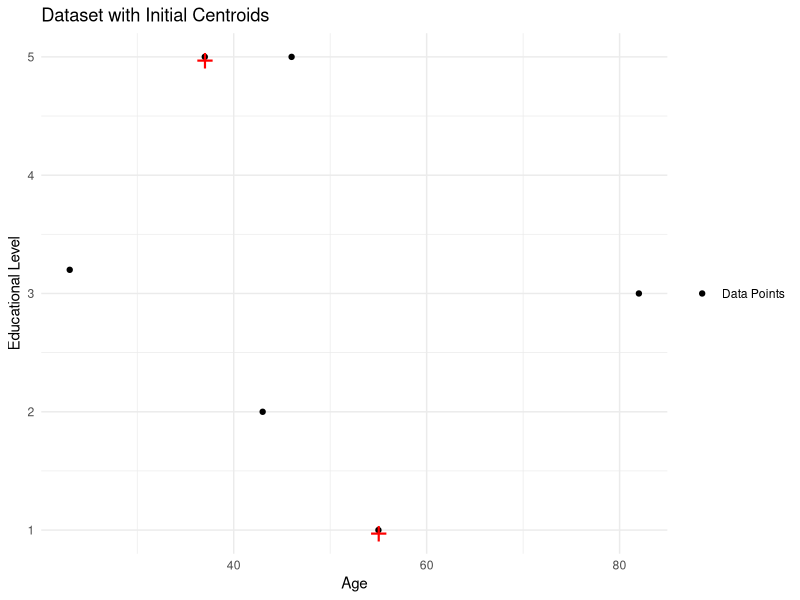
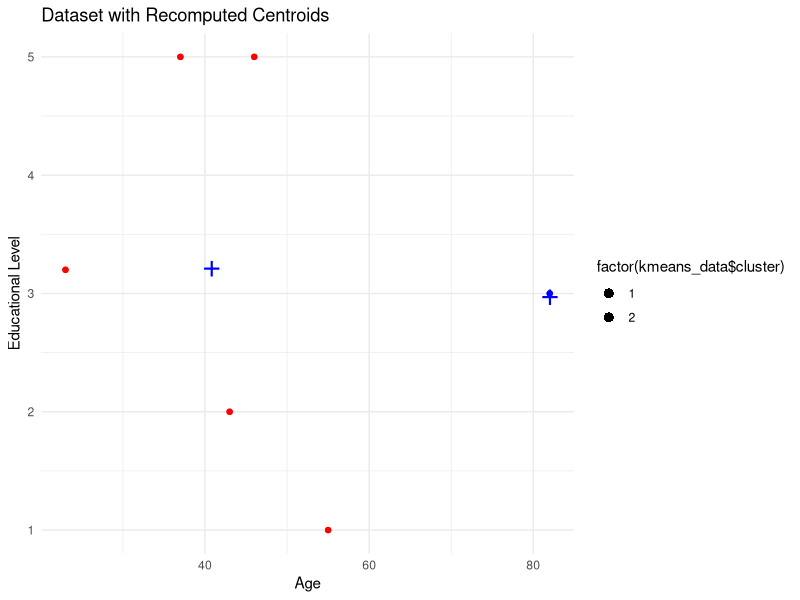

Generate these figures, in order, with R:
# Load required libraries
library(ggplot2)
library(dplyr)

# Sample data
data <- data.frame(
  Name = c("Andrew (A)", "Bernhard (B)", "Carolina (C)", "Dennis (D)", "Eve (E)", "Fred (F)"),
  Age = c(55, 43, 37, 82, 23, 46),
  Educational_Level = c(1, 2, 5, 3, 3.2, 5)
)

# Define initial centroids (Andrew and Carolina)
initial_centroids <- data.frame(
  Name = c("Andrew (A)", "Carolina (C)"),
  Age = c(55, 37),
  Educational_Level = c(1, 5)
)

# Create a dummy dataframe for legend
legend_df <- rbind(
  data %>% mutate(Type = "Data Points"),
  initial_centroids %>% mutate(Type = "Centroids")
)

# Plot dataset with initial centroids
plot1 <- ggplot(data, aes(x=Age, y=Educational_Level)) +
  geom_point(aes(color='Data Points')) +  # Specify color inside aes() function
  geom_point(data=initial_centroids, aes(shape='Centroids'), color='red', size=5, show.legend = "legend_only") +
  geom_text(data=initial_centroids, aes(label = "+"), color='red', size=8, vjust=0.5, hjust=0.5) +  # Add plus sign
  labs(x="Age", y="Educational Level", title="Dataset with Initial Centroids") + 
  scale_color_manual(values=c("black", "red"), guide=guide_legend(title=NULL)) +  # Set custom colors and remove legend title
  scale_shape_manual(values=c(NA, NA), guide=guide_legend(title=NULL)) +  # Remove shape legend
  theme_minimal()

# Show the first plot
print(plot1)

# K-means clustering with initial centroids
kmeans_data <- kmeans(data[,2:3], centers=initial_centroids[,2:3])

# Get cluster centers (recomputed centroids)
recomputed_centroids <- data.frame(kmeans_data$centers)

# Plot dataset and re-computed centroids
plot2 <- ggplot(data, aes(x=Age, y=Educational_Level)) +
  geom_point(aes(color=factor(kmeans_data$cluster))) +
  geom_point(data=recomputed_centroids, aes(shape='Centroids'), color='blue', size=5, show.legend = "legend_only") +
  geom_text(data=recomputed_centroids, aes(label = "+"), color='blue', size=8, vjust=0.5, hjust=0.5) +  # Add plus sign
  geom_point(data=data, aes(color=factor(kmeans_data$cluster)), show.legend = FALSE) +
  labs(x="Age", y="Educational Level", title="Dataset with Recomputed Centroids") +
  scale_color_manual(values=c("blue", "red"), guide=guide_legend(title=NULL)) +  # Set custom colors and remove legend title
  scale_shape_manual(values=c(NA, NA), guide=guide_legend(title=NULL)) +  # Remove shape legend
  theme_minimal() +
  guides(
    color = guide_legend(override.aes = list(shape = c(16, 16), size = c(3, 3), color = c("black", "black"))),
    shape = guide_legend(override.aes = list(color = c("red", "blue")))
  )

# Show the second plot
print(plot2)

